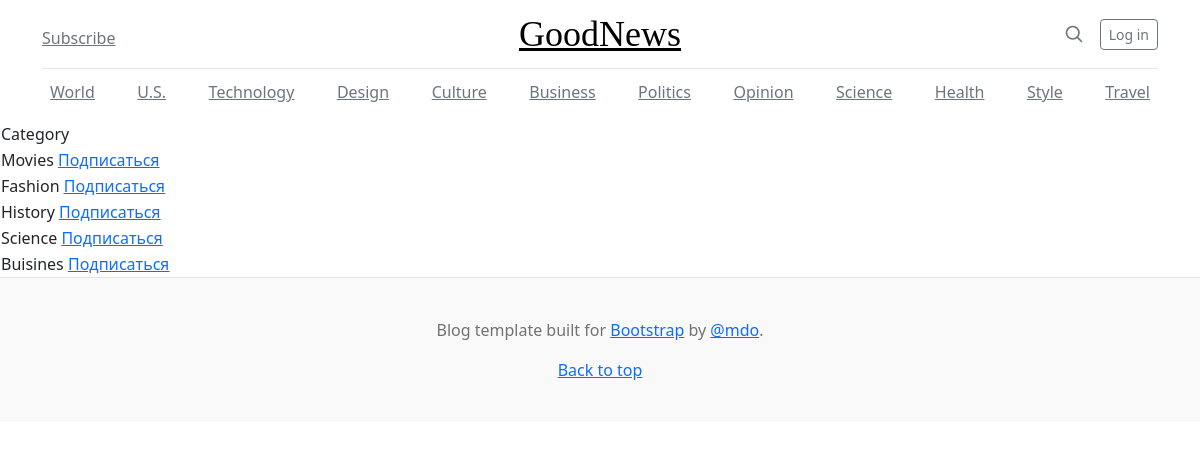
The app's page /subscription/ (signed in) with its own data.
### news/models.py (models this page shows, shortened)
class Category(models.Model):
    category_name = models.CharField(max_length=256, unique=True)
    subscribers = models.ManyToManyField(User, through='UserCategory')

### news/views.py (the view)
# urls.py: path('subscription/', CategoriesSubscription.as_view(), name='subscription'),
class CategoriesSubscription(LoginRequiredMixin, ListView, FormMixin):
    model = Category
    template_name = 'news/subscription.html'
    context_object_name = 'subscription'
    form_class = CategoryForm
    def get_context_data(self,
                         **kwargs):
        context = super().get_context_data(**kwargs)
        return context

### templates/news/subscription.html (shortened to what this page needs)
{% extends 'flatpages/default.html' %}
{% load custom_filters %}
{% block content %}
{% if request.user.is_authenticated %}
        <table>
            <tr>
                <td>
                    Category
                </td>
            </tr>
            {% for category in object_list %}
            <tr>
<td>
            {{ category.category_name }}
            {% if not user in category.subscribers.all %}
            <a href="{% url 'subscribe' category.id %}"><u>Подписаться</u></a>
            {% elif user in category.subscribers.all %}
            <a href="{% url 'unsubscribe' category.id  %}"><u> Отписаться </u></a>
            {%endif%}
</td>
            </tr>
            {% endfor %}
        </table>
{% else %}
Log in to manage subscription
{% endif %}
{% endblock content %}

### records on screen
Category: category_name "Movies", shows "Подписаться"
Category: category_name "Fashion", shows "Подписаться"
Category: category_name "History", shows "Подписаться"
Category: category_name "Science", shows "Подписаться"
Category: category_name "Buisines", shows "Подписаться"
